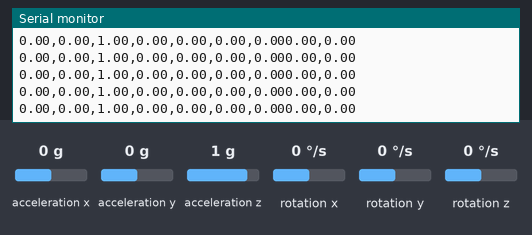
Recording of a sketch running on a simulated Arduino Uno, built with avr-gcc and run on an emulated ATmega328P. Shown: the last lines printed to the serial monitor. The inputs (shaded band) are chosen by the test bench; at power-on: acceleration x 0 g, acceleration y 0 g, acceleration z 1 g, rotation x 0 °/s, rotation y 0 °/s, rotation z 0 °/s.

Above: at 2.2 s.
2.3 s: acceleration x set to -1.4 g
At 2.41 s:
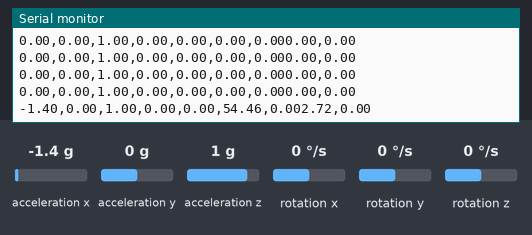
3.8 s: acceleration y set to -1.4 g
At 3.81 s:
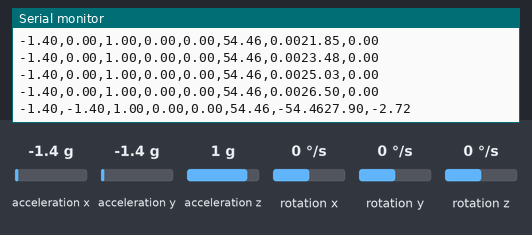
5.3 s: acceleration z set to -1.4 g
At 5.32 s:
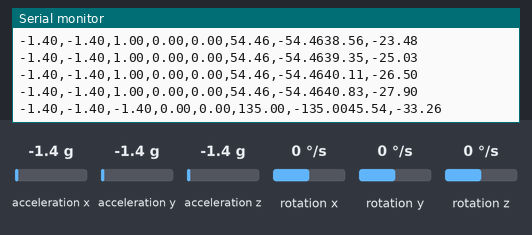
6.8 s: rotation x set to -192 °/s
At 6.83 s:
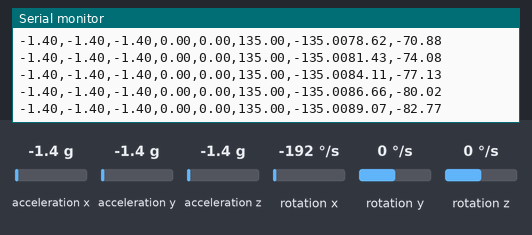
8.3 s: rotation y set to -192 °/s
At 8.35 s:
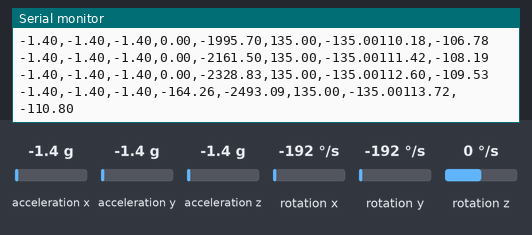
9.8 s: acceleration x set to 0 g
At 9.87 s:
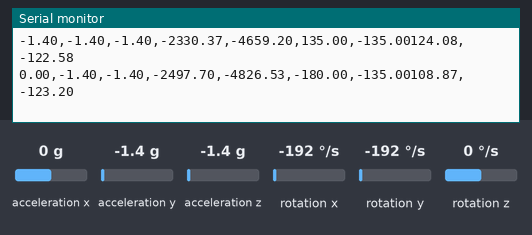
Timing chart, 0 to 12.8 s (numbered marks = the images above; inputs shaded):
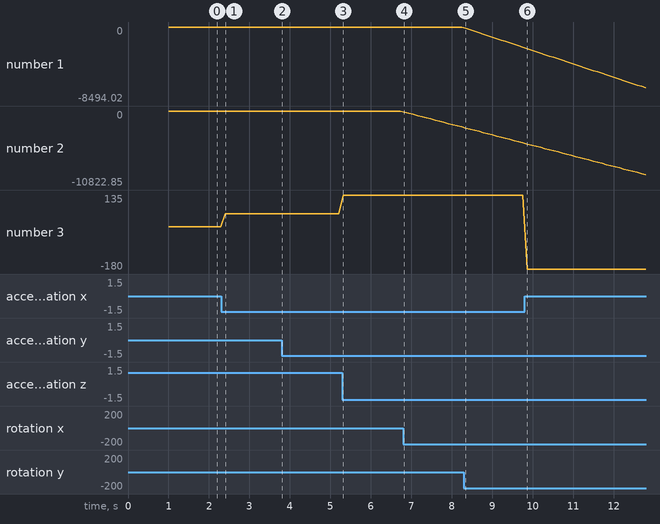

The sketch:

2gyro.ino
```cpp
#include <Wire.h>
#include <MPU6050.h>
#include <math.h>

#define MPU6050_SAMPLERATE_DELAY_MS (100)
MPU6050 mpu;

float thetaM;
float phiM;
float thetaFold=0;
float thetaFnew;
float phiFold=0;
float phiFnew;

float thetaG=0;
float phiG=0;
float dt; //altera no tempo pela ultima medida
//(baseado na velocidade angular (ômega) do eixo em questão)
unsigned long millisOld;

void setup() {
  Serial.begin(115200);
  Wire.begin();
  mpu.initialize();
  delay(1000);
  millisOld=millis();
}

void loop() {
  int16_t ax, ay, az;
  mpu.getAcceleration(&ax, &ay, &az);

  thetaM=-atan2((float)ax / 16384.0, (float)az / 16384.0)/2/3.141592654*360;
  phiM=atan2((float)ay / 16384.0, (float)az / 16384.0)/2/3.141592654*360;

  thetaFnew=.95*thetaFold+.05*thetaM;
  phiFnew=.95*phiFold+.05*phiM;

  int16_t gx, gy, gz;
  mpu.getRotation(&gx, &gy, &gz);
  dt=(millis()-millisOld); //variação tempo
  millisOld=millis();

  thetaG=thetaG+((float)gy / 16384.0)*dt; // thetaG + ômega (velocidade angular) * dt
  phiG=phiG+((float)gx / 16384.0)*dt;

  Serial.print((float)ax / 16384.0);
  Serial.print(",");
  Serial.print((float)ay / 16384.0);
  Serial.print(",");
  Serial.print((float)az / 16384.0);
  Serial.print(",");

  Serial.print(thetaG); //gyro após add variação do tempo
  Serial.print(",");
  Serial.print(phiG);
  Serial.print(",");


  Serial.print(thetaM);
  Serial.print(",");
  Serial.print(phiM);
  Serial.print(thetaFnew);
  Serial.print(",");
  Serial.println(phiFnew);

  phiFold=phiFnew;
  thetaFold=thetaFnew;

  delay(MPU6050_SAMPLERATE_DELAY_MS);
}
```

Measured:
- after the input at 2.3 s, the serial monitor: prints a new line after 0.11 s (image 1)
- after the input at 3.8 s, the serial monitor: prints a new line at once (image 2)
- after the input at 5.3 s, the serial monitor: prints a new line at once (image 3)
- after the input at 8.3 s, the serial monitor: prints a new line after 0.05 s (image 5)
- after the input at 9.8 s, the serial monitor: prints a new line after 0.07 s (image 6)
- plotted number 1: 0 → -2330.37 after the input at 8.3 s, -2330.37 → -8494.02 after the input at 9.8 s
- plotted number 2: 0 → -2328.83 after the input at 6.8 s, -2328.83 → -4659.2 after the input at 8.3 s, -4659.2 → -10822.85 after the input at 9.8 s
- plotted number 3: 0 → 54.46 after the input at 2.3 s, 54.46 → 135 after the input at 5.3 s, 135 → -180 after the input at 9.8 s
